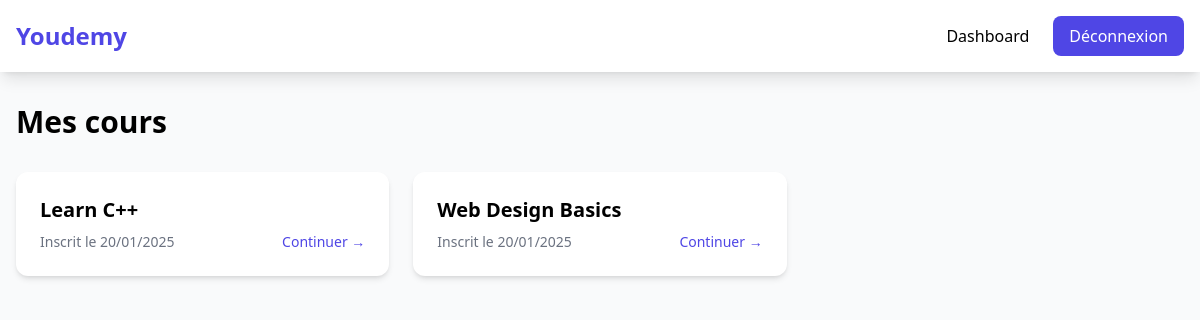
/views/etudiant/myCourses.php?action=view_course&id=1 (signed in), run on the app's committed database.
### tables this page shows
CREATE TABLE inscriptions (
    id INT PRIMARY KEY AUTO_INCREMENT,
    id_etudiant INT NOT NULL,
    id_cours INT NOT NULL,
    date_inscription DATE NOT NULL DEFAULT (CURRENT_DATE),
    FOREIGN KEY (id_etudiant) REFERENCES utilisateurs(id) ON DELETE CASCADE,
    FOREIGN KEY (id_cours) REFERENCES cours(id) ON DELETE CASCADE,
    UNIQUE KEY unique_inscription (id_etudiant, id_cours)
);

CREATE TABLE cours (
    id INT PRIMARY KEY AUTO_INCREMENT,
    titre VARCHAR(255) NOT NULL,
    description TEXT NOT NULL,
    contenu TEXT NOT NULL,
    type_contenu ENUM('video', 'document') NOT NULL,
    id_categorie INT,
    id_enseignant INT NOT NULL,
    statut ENUM('actif', 'en_attente', 'brouillon') NOT NULL DEFAULT 'brouillon',
    FOREIGN KEY (id_categorie) REFERENCES categories(id_categorie) ON DELETE SET NULL,
    FOREIGN KEY (id_enseignant) REFERENCES utilisateurs(id) ON DELETE CASCADE
);

### models/Etudiant.php (called while the page is built, shortened)
<?php
class Etudiant extends User
{
    public function getMesCours($idEtudiant)
    {
        $db = Database::getInstance();
        $conn = $db->getConnection();
            $stmt = $conn->prepare("
                SELECT c.*, i.date_inscription
                FROM inscriptions i
                JOIN cours c ON i.id_cours = c.id
                WHERE i.id_etudiant = :id_etudiant
            ");
            $stmt->bindParam(':id_etudiant', $idEtudiant);
            $stmt->execute();
            return $stmt->fetchAll(PDO::FETCH_ASSOC);
    }
}

### views/etudiant/myCourses.php (the view, shortened to what this page needs)
<?php
require_once __DIR__ . '/../../models/Etudiant.php';
$etudiant = new Etudiant();
$courses = $etudiant->getMesCours($_SESSION['user']['id']);
?>
<!DOCTYPE html>
<html lang="fr">
<head>
    <script src="https://cdn.tailwindcss.com"></script>
</head>
<body class="bg-gray-50">
    <nav class="bg-white shadow-lg">
        <div class="max-w-7xl mx-auto px-4 py-4 flex justify-between items-center">
            <span class="text-2xl font-bold text-indigo-600">Youdemy</span>
            <div class="flex items-center gap-6">
                <a href="dashboard.php" class="hover:text-indigo-600">Dashboard</a>
                <a href="../auth/logout.php" class="bg-indigo-600 text-white px-4 py-2 rounded-lg">Déconnexion</a>
            </div>
        </div>
    </nav>
    <main class="max-w-7xl mx-auto px-4 py-8">
        <h1 class="text-3xl font-bold mb-8">Mes cours</h1>
        <?php if (empty($courses)): ?>
            <div class="text-center py-16 bg-white rounded-xl shadow-sm">
                <div class="max-w-md mx-auto">
                    <svg class="mx-auto h-12 w-12 text-gray-400" fill="none" stroke="currentColor" viewBox="0 0 24 24">
                        <path stroke-linecap="round" stroke-linejoin="round" stroke-width="2" d="M12 6.253v13m0-13C10.832 5.477 9.246 5 7.5 5S4.168 5.477 3 6.253v13C4.168 18.477 5.754 18 7.5 18s3.332.477 4.5 1.253m0-13C13.168 5.477 14.754 5 16.5 5c1.747 0 3.332.477 4.5 1.253v13C19.832 18.477 18.247 18 16.5 18c-1.746 0-3.332.477-4.5 1.253"/>
                    </svg>
                    <h3 class="mt-4 text-lg font-medium">Aucun cours suivi</h3>
                    <p class="mt-1 text-gray-600">Commencez par explorer notre catalogue de cours</p>
                    <div class="mt-6">
                        <a
                            href="allCourses.php"
                            class="inline-flex items-center px-4 py-2 bg-indigo-600 text-white rounded-lg hover:bg-indigo-700"
                        >
                            Parcourir les cours →
                        </a>
                    </div>
                </div>
            </div>
        <?php else: ?>
            <div class="grid grid-cols-1 md:grid-cols-2 lg:grid-cols-3 gap-6">
                <?php foreach ($courses as $course): ?>
                    <div class="bg-white rounded-xl shadow-md overflow-hidden hover:shadow-lg transition-all">
                        <div class="p-6">
                            <h3 class="text-xl font-bold mb-2 truncate"><?= htmlspecialchars($course['titre']) ?></h3>
                            <div class="flex items-center justify-between text-sm">
                                <span class="text-gray-500">
                                    Inscrit le <?= date('d/m/Y', strtotime($course['date_inscription'])) ?>
                                </span>
                                <a
                                    href="course_details.php?id=<?= $course['id'] ?>"
                                    class="text-indigo-600 hover:underline"
                                >
                                    Continuer →
                                </a>
                            </div>
                        </div>
                    </div>
                <?php endforeach; ?>
            </div>
        <?php endif; ?>
    </main>
</body>
</html>

### data on the page
inscriptions: id_cours.titre "Learn C++", date_inscription "20/01/2025"
inscriptions: id_cours.titre "Web Design Basics", date_inscription "20/01/2025"
